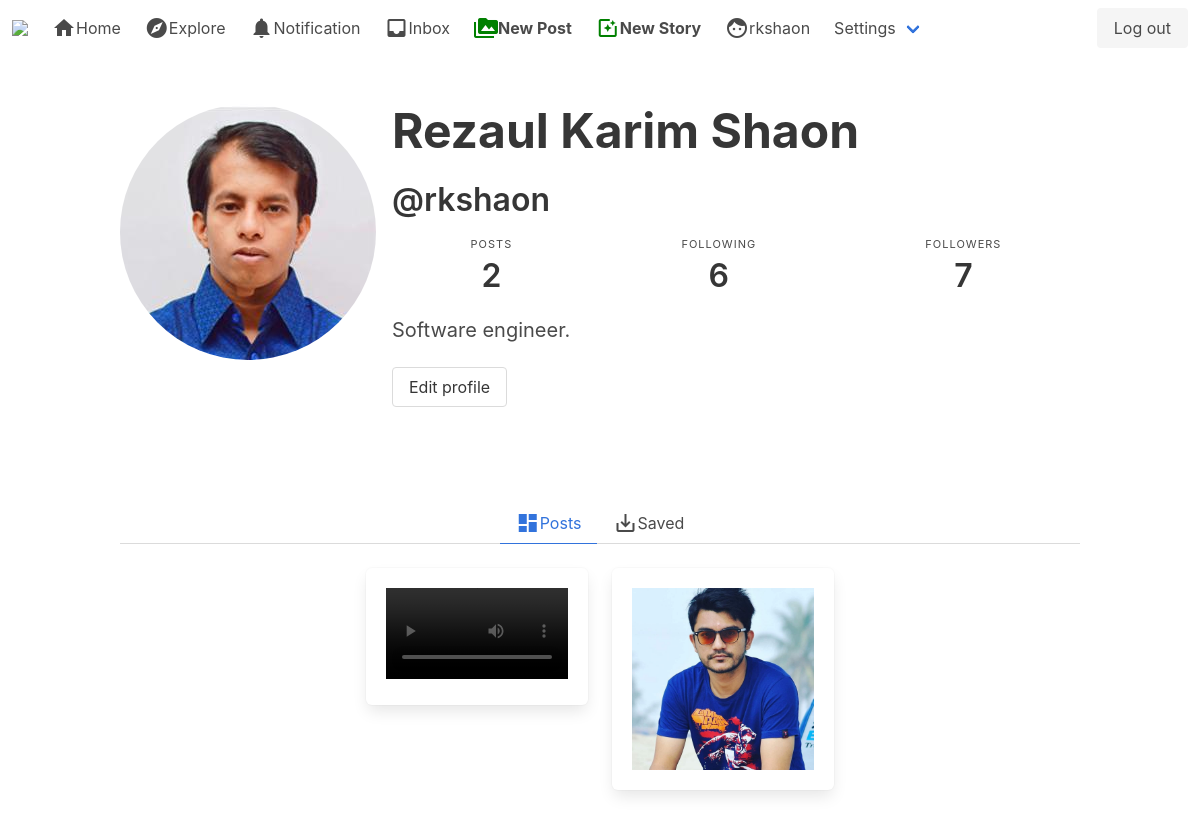
Screenshot of /rkshaon/ (signed in) with the database file from the repository.
### authy/models.py (models this page shows, shortened)
class Profile(models.Model):
    user = models.OneToOneField(User, on_delete=models.CASCADE)
    first_name = models.CharField(max_length=50, null=True, blank=True)
    last_name = models.CharField(max_length=50, null=True, blank=True)
    location = models.CharField(max_length=50, null=True, blank=True)
    url = models.CharField(max_length=80, null=True, blank=True)
    profile_info = models.TextField(max_length=150, null=True, blank=True)
    created = models.DateField(auto_now_add=True)
    favorites = models.ManyToManyField(Post)
    picture = models.ImageField(upload_to=use_directory_path, blank=True, null=True, verbose_name='Picture')

### post/models.py (models this page shows, shortened)
class Post(models.Model):
    id = models.UUIDField(primary_key=True, default=uuid.uuid4, editable=False)
    content = models.ManyToManyField(PostFileContent, related_name='contents')
    caption = models.TextField(max_length=1500, verbose_name='Caption')
    posted = models.DateTimeField(auto_now_add=True)
    tags = models.ManyToManyField(Tag, related_name='tags')
    user = models.ForeignKey(User, on_delete=models.CASCADE)
    likes = models.IntegerField(default=0)
    def get_absolute_url(self):
        return reverse('post_details', args=[str(self.id)]) # it have to match with url

class PostFileContent(models.Model):
    user = models.ForeignKey(User, on_delete=models.CASCADE, related_name='content_owner')
    file = models.FileField(upload_to=use_directory_path)

### authy/views.py (the view)
# urls.py: path('<username>/', user_profile, name='profile'),
def user_profile(request, username):
    user = get_object_or_404(User, username=username)
    profile = Profile.objects.get(user=user)
    url_name = resolve(request.path).url_name
    if url_name == 'profile':
        posts = Post.objects.filter(user=user).order_by('-posted')
    else:
        posts = profile.favorites.all()
    post_count = Post.objects.filter(user=user).count()
    following_count = Follow.objects.filter(follower=user).count()
    follower_count = Follow.objects.filter(following=user).count()
    follow_status = Follow.objects.filter(following=user, follower=request.user).exists()
    paginator = Paginator(posts, 6)
    page_number = request.GET.get('page')
    posts_paginator = paginator.get_page(page_number)
    context = {
        'posts': posts_paginator,
        'profile': profile,
        'url_name': url_name,
        'post_count': post_count,
        'following_count': following_count,
        'follower_count': follower_count,
        'follow_status': follow_status,
    }
    template = loader.get_template('profile.html')
    return HttpResponse(template.render(context, request))

### direct_message/views.py (called while the page is built)
def check_dm(request):
    directs_count = 0
    if request.user.is_authenticated:
        directs_count = Message.objects.filter(user=request.user, is_read=False).count()
    return {'directs_count': directs_count}

### notifications/views.py (called while the page is built)
def count_notification(request):
    count_notifications = 0
    if request.user.is_authenticated:
        count_notifications = Notification.objects.filter(user=request.user, is_seen=False).count()
    return {'count_notifications': count_notifications}

### instagram_clone/templates/profile.html (shortened to what this page needs)
{% extends 'base.html' %}
{% load static %}
{% block content %}
<article class="media">
  <div class="media-left">
    <figure class="image is-256x256">
      <img class="is-rounded" src="{% if profile.picture %}{{ profile.picture.url }}{% else %}https://bulma.io/images/placeholders/256x256.png{% endif %}" height="256" width="256">
    </figure>
  </div>
  <div class="media-content">
    <div class="content">
      <h1 style="font-weight: bold;" class="title is-1">{% if profile.first_name %}{{ profile.first_name }} {{ profile.last_name }}{% endif %}</h1>
      <a href="#"><h2 class="subtitle is-3">@{{ profile.user }}</h2></a>
    </div>
    <nav class="level is-mobile">
      <div class="level-item has-text-centered">
        <div>
          <p class="heading">Posts</p>
          <p class="title">{{ post_count }}</p>
        </div>
      </div>
      <div class="level-item has-text-centered">
        <div>
          <p class="heading">Following</p>
          <p class="title">{{ following_count }}</p>
        </div>
      </div>
      <div class="level-item has-text-centered">
        <div>
          <p class="heading">Followers</p>
          <p class="title">{{ follower_count }}</p>
        </div>
      </div>
    </nav>
    <p class="subtitle is-5">{% if profile.profile_info %}{{ profile.profile_info }}{% endif %}</p>
    {% if user.is_authenticated and user == profile.user %}
    <a class="button" href="{% url 'edit_profile' %}">Edit profile</a>
    {% endif %}
  </div>
</article>
</div>
</section>
<section class="section">
  <div class="container">
    <div class="tabs is-centered">
      <ul>
        <li class="{% if url_name == 'profile' %}is-active{% endif %}"><a href="{% url 'profile' profile.user %}"><i class="material-icons">dashboard</i>Posts</a></li>
        <li class="{% if url_name == 'profile_favorite' %}is-active{% endif %}"><a href="{% url 'profile_favorite' profile.user %}"><i class="material-icons">save_alt</i>Saved</a></li>
      </ul>
    </div>
    <div class="columns is-mobile is-multiline is-centered">
      {% for post in posts %}
      <div class="column is-one-quarter">
        <div class="box">
          {% if post.content.first.file.name|slice:"-3:" == 'jpg' or post.content.first.file.name|slice:"-3:" == 'png' %}
          <figure class="image is-256x256">
            <a href="{{ post.get_absolute_url }}">
              <img src="{{ post.content.first.file.url }}" alt="Image">
            </a>
          </figure>
          {% else %}
          <a href="{{ post.get_absolute_url }}">
            <video width="640" controls="controls" preload="metadata">
              <source src="{{ post.content.file.url }}#t=0.5" type="video/mp4">
            </video>
          </a>
          {% endif %}
        </div>
      </div>
      {% empty %}
      <br>
      <h3 class="title is-3">You haven't posted anything yet!</h3>
      {% endfor %}
  </div>
{% endblock %}

### instagram_clone/templates/base.html (shortened to what this page needs)
{% load static %}
<!DOCTYPE html>
<html>
  <head>
    <link rel="stylesheet" href="{% static 'css/bulma.min.css' %}">
    <link rel="stylesheet" href="{% static 'css/style.css' %}">
  </head>
  <body>
    <nav class="navbar" role="navigation" aria-label="main navigation">
      <div class="navbar-brand">
        <a class="navbar-item" href="{% url 'index' %}">
          <img src="https://upload.wikimedia.org/wikipedia/commons/thumb/e/e7/Instagram_logo_2016.svg/1200px-Instagram_logo_2016.svg.png" width="" height="28">
        </a>
      </div>
      <div id="navbarBasicExample" class="navbar-menu">
        <div class="navbar-start">
          <a href="{% url 'index' %}" class="navbar-item"><span class="material-icons">home</span>Home</a>
          <a class="navbar-item"><span class="material-icons">explore</span>Explore</a>
          <a href="{% url 'show_notification' %}" class="navbar-item"><span class="material-icons">notifications</span>
            Notification
          </a>
          <a class="navbar-item" href="{% url 'inbox' %}">
            <i class="material-icons">inbox</i>
            Inbox
          </a>
          <a class="navbar-item" href="{% url 'new_post' %}"><span class="material-icons" style="color: green;">perm_media</span><strong>New Post</strong></a>
          <a class="navbar-item" href="{% url 'new_story' %}"><span class="material-icons" style="color: green;">photo_filter</span><strong>New Story</strong></a>
          <a class="navbar-item" href="{% url 'profile' request.user %}"><span class="material-icons">face</span>{{request.user}}</a>
          <div class="navbar-item has-dropdown is-hoverable">
            <a class="navbar-link">Settings</a>
          </div>
        </div>
        <div class="navbar-end">
          <div class="navbar-item">
            <div class="buttons">
              {% if user.is_authenticated %}
              <a href="{% url 'logout' %}" class="button is-light">Log out</a>
              {% else %}
              <a class="button is-primary"><strong>Sign up</strong></a>
              <a href="{% url 'login' %}" class="button is-light">Log in</a>
              {% endif %}
            </div>
          </div>
        </div>
      </div>
    </nav>
    <section class="section">
      <div class="container">
        {% block content %}
        {% endblock %}
      </div>
    </section>
  </body>
</html>

### instagram_clone/static/css/style.css (style rules this page uses)
* { box-sizing:border-box }

### rows the page displays
Profile: picture (placeholder picture), first_name "Rezaul Karim", last_name "Shaon", user "rkshaon", profile_info "Software engineer."
Post: content.first.file (picture)

### other values shown
{{ request.user }} "rkshaon"
{{ post_count }} "2"
{{ following_count }} "6"
{{ follower_count }} "7"
